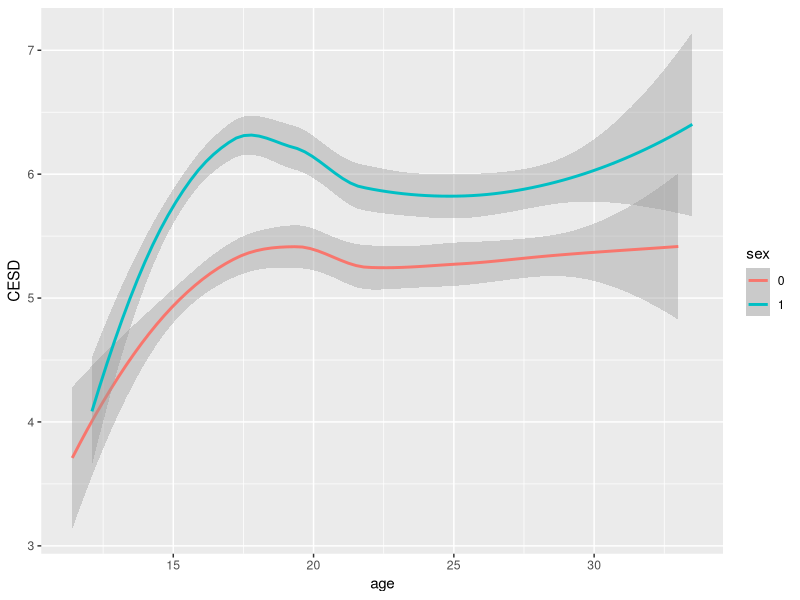
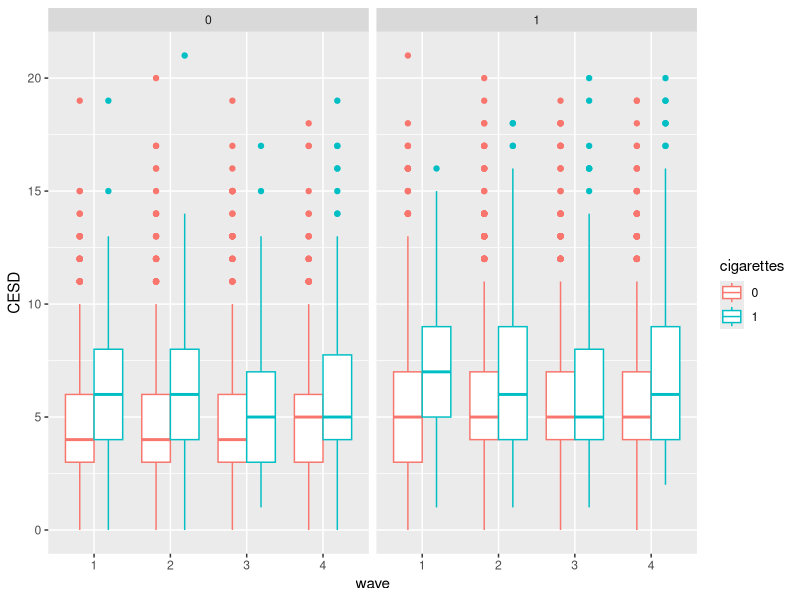
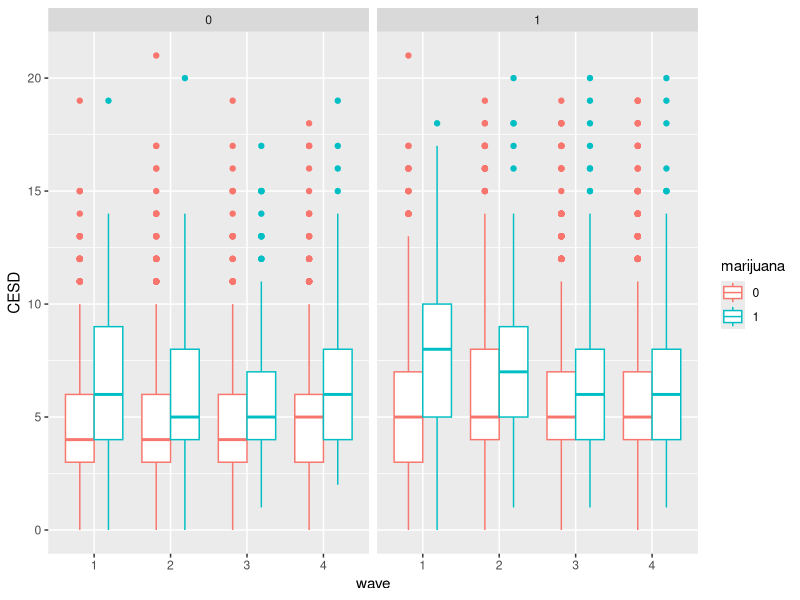
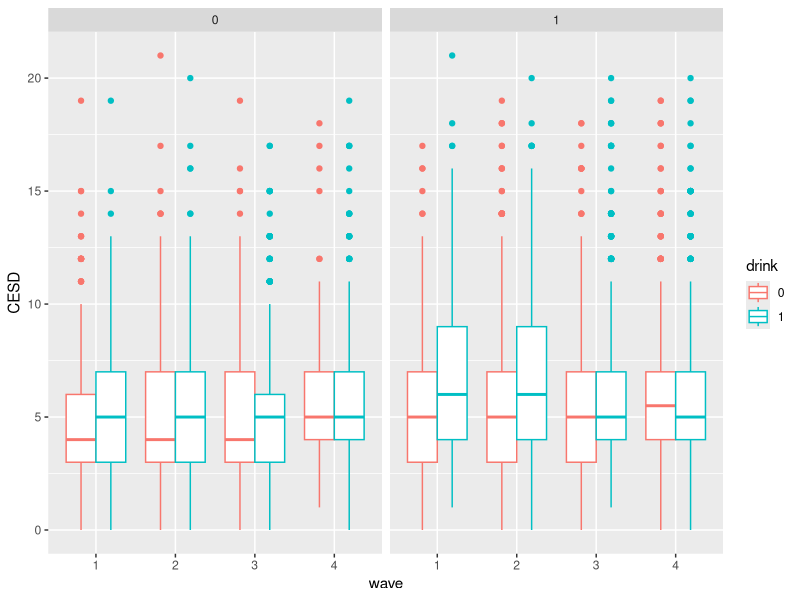

Generate these figures, in order, with R:
library(ggplot2)

add = read.csv('../data/add_recode.csv',
               colClasses = c('factor', 'integer', 'factor', 'factor', 'factor',
                              'factor', 'factor', 'factor', 'factor', 'numeric'))

# add %>%
#   group_by(cigarettes, wave) %>%
#   summarize(mu = mean(CESD))


################################################################################
###################################  Plots  ####################################
################################################################################

ggplot(add, aes(y=CESD, x=age, col=sex)) +
  geom_smooth(method='loess')

# cigarettes
ggplot(add, aes(x = wave, y = CESD, color = cigarettes)) +
  geom_boxplot(position="dodge") +
  facet_wrap(~sex)

# marijuana
ggplot(add, aes(x = wave, y = CESD, color = marijuana)) +
  geom_boxplot(position="dodge") +
  facet_wrap(~sex)

# drink
ggplot(add, aes(x = wave, y = CESD, color = drink)) +
  geom_boxplot(position="dodge") +
  facet_wrap(~sex)